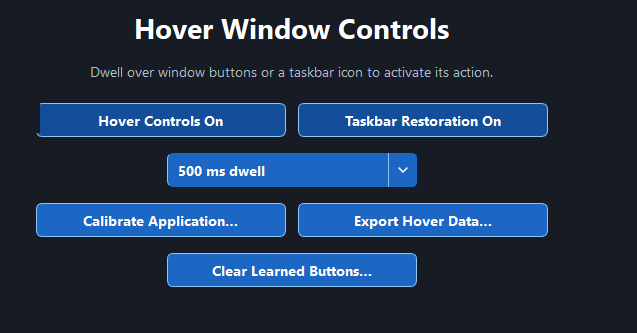
#> input picture Hover Window Controls Pics.png, 637 x 333 px; its folder holds only this picture in this run
$ python -i detection.py   (imports and definitions only)
#> lines starting #> are read from the running program, lines starting #| are printed output that depends on the picture; after the words box and inside, x2 and y2 are one past the last pixel; in counts of white or black regions, pixels touching at a corner belong together
#> further down, picture is the input picture: shape (333, 637, 3); mean B, G, R 76.4, 50.5, 32.3
"""Privacy-safe computer-vision fallback for custom caption buttons."""

from __future__ import annotations

import hashlib
import json
import os
import queue
import re
import shutil
import threading
import time
from dataclasses import asdict, dataclass
from pathlib import Path
from typing import Optional

import cv2
import numpy as np
from PySide6.QtCore import QPoint
from PySide6.QtGui import QGuiApplication, QImage

from resurface.features.hover_window_controls.app.identity import (
    DISPLAY_NAME,
    LEGACY_DATA_DIRECTORY,
    local_app_data_directory,
)
from resurface.features.hover_window_controls.app.data_export import (
    DataExportError,
    DataImportResult,
    DataExportResult,
    export_application_data,
    has_application_data_export_changes,
    import_application_data,
)
from resurface.features.hover_window_controls.core.hover_controller import CaptionAction

SCHEMA_VERSION = 3
CONSOLIDATED_SCHEMA_VERSION = 2
LEGACY_SCHEMA_VERSION = 1
AUTOMATIC_SCORE = 0.88
FINAL_SCORE = 0.90
WINNER_MARGIN = 0.12
AUTOMATIC_PERSISTENCE_COUNT = 3
AUTOMATIC_LAYOUT_VERSION = 3
CAPTION_STRIP_WIDTH_DIP = 192
CAPTION_STRIP_HEIGHT_DIP = 64


@dataclass(frozen=True)
class ApplicationIdentity:
    executable_path: str
    executable_version: str
    friendly_name: str
    window_class: str
    dpi: int
    theme: str
    caption_side: str
    window_state: str

    # [14 lines left out: functions executable_hash, fingerprint, not called in this run]


@dataclass(frozen=True)
class VisionContext:
    hwnd: int
    bounds: tuple[int, int, int, int]
    dpi: int
    identity: ApplicationIdentity


@dataclass(frozen=True)
class VisionMatch:
    action: CaptionAction
    rect: tuple[int, int, int, int]
    score: float
    profile_id: str
    crop: bytes = b""


@dataclass(frozen=True)
class VisionSnapshot:
    context: VisionContext
    image: QImage
    proposals: dict[CaptionAction, tuple[int, int, int, int]]


@dataclass(frozen=True)
class CachedButton:
    action: CaptionAction
    rect: tuple[float, float, float, float]
    image_file: str
    visual: str = ""


@dataclass(frozen=True)
class VisionProfile:
    profile_id: str
    origin: str
    identity: ApplicationIdentity
    crop_size: tuple[int, int]
    buttons: tuple[CachedButton, ...]
    directory: Path
    image_file: Optional[str] = None
    image_rect: Optional[tuple[float, float, float, float]] = None


@dataclass(frozen=True)
class ObservationResult:
    profile: VisionProfile
    saved: frozenset[tuple[CaptionAction, str]]
    existing: frozenset[tuple[CaptionAction, str]]
    unavailable: frozenset[tuple[CaptionAction, str]]
    unresolved: frozenset[tuple[CaptionAction, str]]

    @property
    def complete(self) -> frozenset[tuple[CaptionAction, str]]:
        return self.saved | self.existing | self.unavailable


@dataclass(frozen=True)
class TrackedApplication:
    executable_hash: str
    friendly_name: str
    manifest_path: Optional[Path] = None

    @property
    def key(self) -> str:
        return self.executable_hash

    # [7 lines left out: function label, not called in this run]


@dataclass(frozen=True)
class TrackedAsset:
    application: TrackedApplication
    identity: ApplicationIdentity
    origin: str
    profile_id: str
    action: CaptionAction
    visual: str
    crop_size: tuple[int, int]
    rect: tuple[int, int, int, int]
    image_path: Path
    image_rect: Optional[tuple[int, int, int, int]] = None

    @property
    def reference_rect(self) -> tuple[int, int, int, int]:
        return self.image_rect or self.rect

    # [23 lines left out: functions key, label, not called in this run]


@dataclass
class _VisionRequest:
    function: object
    args: tuple
    kwargs: dict
    completed: threading.Event
    result: object = None
    callback: object = None


def safe_name(value: str) -> str:
    cleaned = re.sub(r"[^A-Za-z0-9._-]+", "-", value).strip("-._")
    return cleaned[:60] or "application"


# [102 lines left out: functions rects_overlap, normalized_rect, denormalized_rect, fixed_caption_strip_rect, rect_is_within, qimage_to_bgr and 3 more, not called in this run]


def preprocess(image: np.ndarray) -> np.ndarray:
    gray = cv2.cvtColor(image, cv2.COLOR_BGR2GRAY)
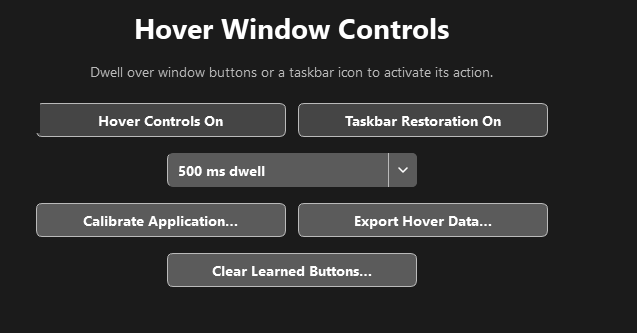
#> gray: shape (333, 637); min 27, max 255, mean 48.2
    gray = cv2.GaussianBlur(gray, (3, 3), 0)
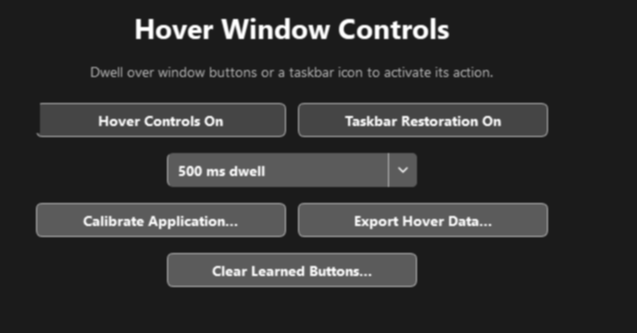
#> gray: shape (333, 637); min 27, max 255, mean 48.2
    return cv2.Canny(gray, 40, 120)
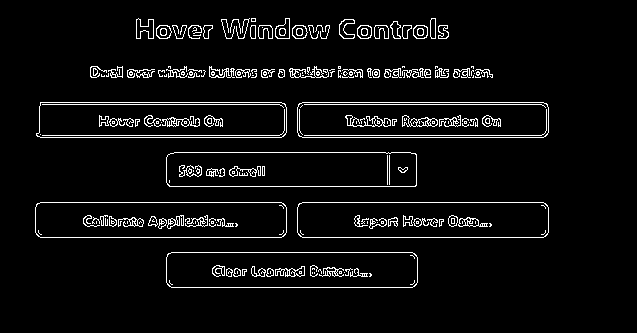
#> returned value: shape (333, 637); 5.1% white in thin lines or dots, all inside (x1, y1, x2, y2) = (35, 18, 549, 288)


# [39 lines left out: functions is_informative_crop, generated_template, not called in this run]


class VisionMatcher:
    """Matches generated or learned glyph templates without invoking UI."""

    # [139 lines left out: functions propose, _reject_implausible_order, choose_at_point, compare_crop, not called in this run]


class VisionCache:
    # [17 lines left out: function __init__, not called in this run]

    def app_directory(self, identity: ApplicationIdentity) -> Path:
        return self.base_dir / safe_name(identity.friendly_name).lower()

    # [1193 lines left out: functions manifest_path, _empty_manifest, _read_manifest, _read_tracked_manifest, _referenced_files, _all_referenced_files and 22 more, not called in this run]


class CaptionVisionDetector:
    """Captures on the Qt thread and performs CV/cache I/O off-thread."""

    # [570 lines left out: functions __init__, start, stop, capture_rect, capture, _run and 12 more, not called in this run]

    def list_tracked_applications(self) -> list[TrackedApplication]:
        return self.cache.list_tracked_applications()

    # [82 lines left out: functions list_tracked_assets, update_tracked_rect, clear_cache, export_all_data, has_export_changes, import_all_data, not called in this run]

>>> import cv2
>>> picture = cv2.imread('../../../../../Hover Window Controls Pics.png')
>>> result = preprocess(picture)

$ run again, on 3.png
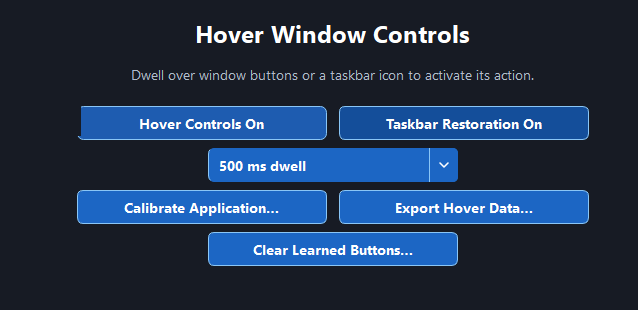
#> input picture 3.png, 638 x 310 px
#> picture is the input picture: shape (310, 638, 3); mean B, G, R 79.4, 52, 32.6
#> in preprocess, `gray = cv2.GaussianBlur(gray, (3, 3), 0)`:
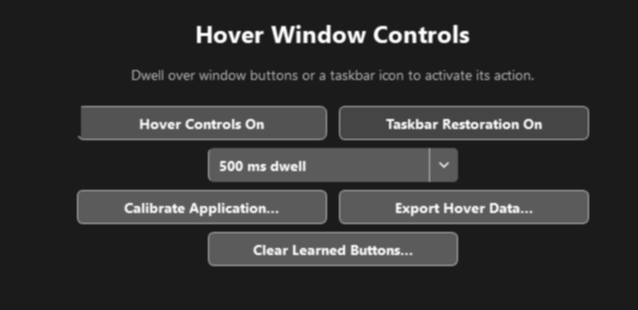
#> gray: shape (310, 638); min 27, max 255, mean 49.5
#> in preprocess, `return cv2.Canny(gray, 40, 120)`:
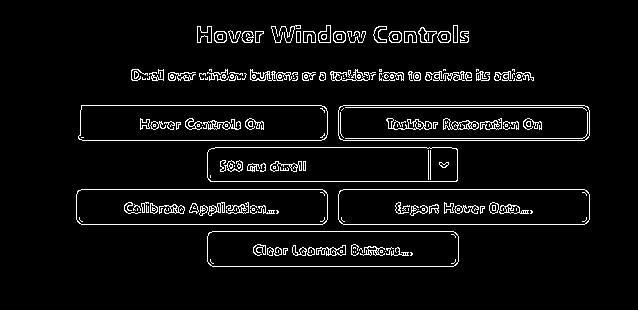
#> returned value: shape (310, 638); 5.1% white in thin lines or dots, all inside (x1, y1, x2, y2) = (76, 25, 590, 267)
